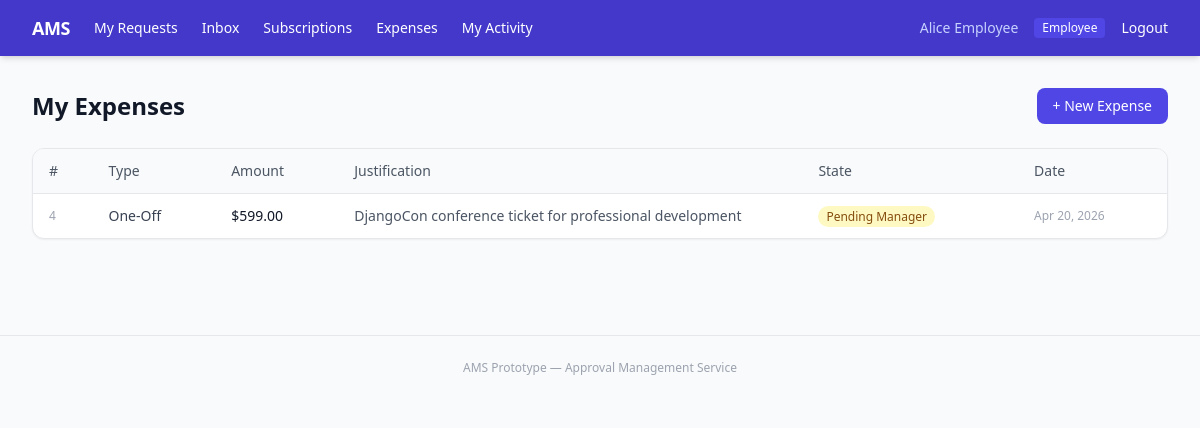
Before: /expenses/ (signed in) with the older database file.
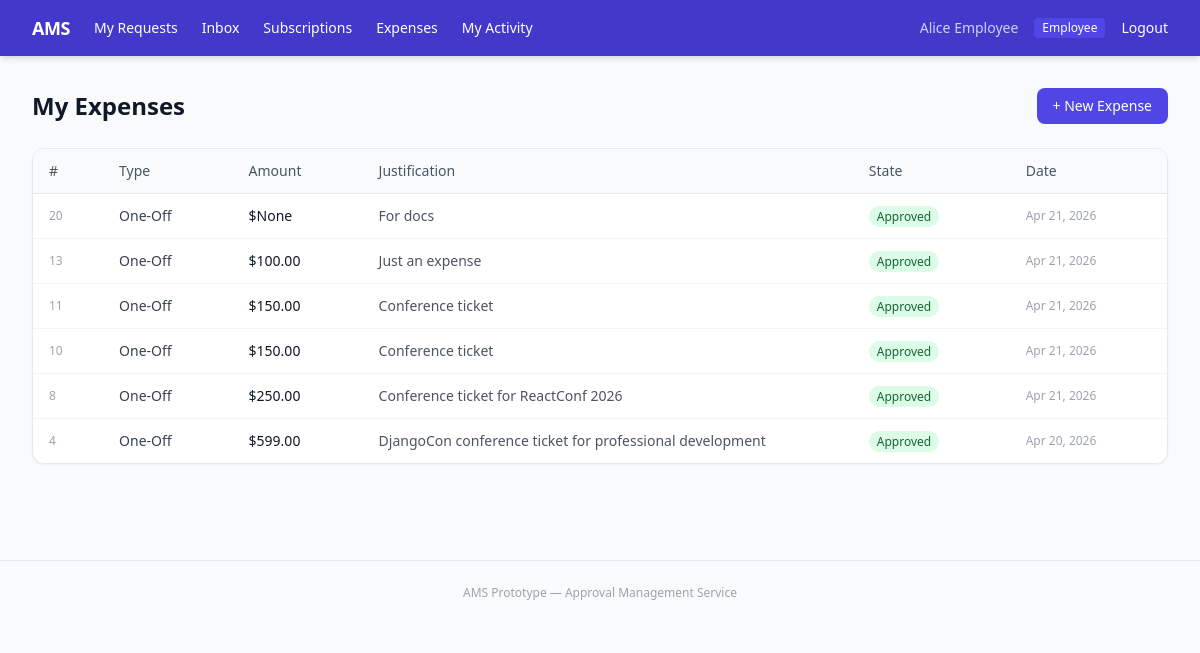
After: the same page with the newer database file.
### accounts/models.py (models this page shows, shortened)
class CustomUser(AbstractUser):
    role = models.CharField(
        max_length=20,
        choices=Role.choices,
        default=Role.EMPLOYEE,
    )
    reports_to = models.ForeignKey(
        'self',
        null=True,
        blank=True,
        on_delete=models.SET_NULL,
        related_name='reports',
    )
    offboarded_at = models.DateTimeField(null=True, blank=True)
    @property
    def display_name(self):
        return self.get_full_name() or self.email

### approvals/models.py (models this page shows, shortened)
class ApprovalRequest(models.Model):
    request_type = models.CharField(max_length=20, choices=RequestType.choices)
    request_category = models.CharField(
        max_length=20, choices=RequestCategory.choices, blank=True, default=''
    )
    submitted_by = models.ForeignKey(
        CustomUser, on_delete=models.PROTECT, related_name='submitted_requests'
    )
    current_approver = models.ForeignKey(
        CustomUser,
        null=True,
        blank=True,
        on_delete=models.SET_NULL,
        related_name='pending_approvals',
    )
    state = FSMField(default=STATE_PENDING_MANAGER, protected=True)
    service_name = models.CharField(max_length=200, blank=True)
    vendor = models.CharField(max_length=200, blank=True)
    cost = models.DecimalField(max_digits=10, decimal_places=2, null=True, blank=True)
    billing_period = models.CharField(
        max_length=20, choices=BillingPeriod.choices, blank=True
    )
    justification = models.TextField(blank=True)
    expires_on = models.DateField(null=True, blank=True)
    expense_type = models.CharField(
        max_length=20, choices=ExpenseType.choices, blank=True
    )
    amount_type = models.CharField(
        max_length=20, choices=AmountType.choices, blank=True
    )
    receipt = models.FileField(upload_to='receipts/', null=True, blank=True)
    vendor_account_id = models.CharField(max_length=200, blank=True)
    billing_start = models.DateField(null=True, blank=True)
    manager_comment = models.TextField(blank=True)
    finance_comment = models.TextField(blank=True)
    rejection_reason = models.TextField(blank=True)
    created_at = models.DateTimeField(auto_now_add=True)
    updated_at = models.DateTimeField(auto_now=True)
    class Meta:
        ordering = ['-created_at']
    @property
    def state_badge_color(self):
        return STATE_BADGE_COLORS.get(self.state, 'bg-gray-100 text-gray-800')
    @property
    def state_display(self):
        return self.state.replace('_', ' ').title()

### expenses/views.py (the view)
# urls.py: path('', views.expense_list, name='expense_list'),
@login_required
def expense_list(request):
    expenses = ApprovalRequest.objects.filter(
        submitted_by=request.user,
        request_type=RequestType.MISC_EXPENSE,
    ).order_by('-created_at')
    return render(request, 'expenses/expense_list.html', {'expenses': expenses})

### templates/expenses/expense_list.html (shortened to what this page needs)
{% extends "base.html" %}
{% block content %}
<div class="mb-6 flex items-center justify-between">
    <h1 class="text-2xl font-bold text-gray-900">My Expenses</h1>
    <a href="{% url 'expenses:expense_new' %}" class="px-4 py-2 bg-indigo-600 hover:bg-indigo-700 text-white text-sm font-medium rounded-lg transition">
        + New Expense
    </a>
</div>
{% if expenses %}
<div class="bg-white rounded-xl shadow-sm border border-gray-200 overflow-hidden">
    <table class="w-full text-sm">
        <thead class="bg-gray-50 border-b border-gray-200">
            <tr>
                <th class="px-4 py-3 text-left font-medium text-gray-600">#</th>
                <th class="px-4 py-3 text-left font-medium text-gray-600">Type</th>
                <th class="px-4 py-3 text-left font-medium text-gray-600">Amount</th>
                <th class="px-4 py-3 text-left font-medium text-gray-600">Justification</th>
                <th class="px-4 py-3 text-left font-medium text-gray-600">State</th>
                <th class="px-4 py-3 text-left font-medium text-gray-600">Date</th>
            </tr>
        </thead>
        <tbody class="divide-y divide-gray-100">
            {% for req in expenses %}
            <tr class="hover:bg-gray-50">
                <td class="px-4 py-3 text-gray-400 text-xs">{{ req.id }}</td>
                <td class="px-4 py-3 text-gray-700">{{ req.get_expense_type_display }}</td>
                <td class="px-4 py-3 font-medium text-gray-900">${{ req.cost }}</td>
                <td class="px-4 py-3 text-gray-600 max-w-xs truncate">{{ req.justification }}</td>
                <td class="px-4 py-3">
                    <span class="px-2 py-0.5 rounded-full text-xs font-medium {{ req.state_badge_color }}">
                        {{ req.state_display }}
                    </span>
                </td>
                <td class="px-4 py-3 text-gray-400 text-xs">{{ req.created_at|date:"M d, Y" }}</td>
            </tr>
            {% endfor %}
        </tbody>
    </table>
</div>
{% else %}
<div class="text-center py-16 text-gray-400">
    <p class="text-lg font-medium text-gray-500">No expense requests yet.</p>
    <a href="{% url 'expenses:expense_new' %}" class="mt-4 inline-block text-indigo-600 hover:underline text-sm">Submit an expense →</a>
</div>
{% endif %}
{% endblock %}

### templates/base.html (shortened to what this page needs)
<!DOCTYPE html>
<html lang="en">
<head>
    <script src="https://cdn.tailwindcss.com"></script>
</head>
<body class="bg-gray-50 min-h-screen">
    {% if user.is_authenticated %}
    <nav class="bg-indigo-700 text-white shadow-md">
        <div class="max-w-7xl mx-auto px-4 sm:px-6 lg:px-8">
            <div class="flex items-center justify-between h-14">
                <div class="flex items-center gap-6">
                    <a href="/" class="font-bold text-lg tracking-tight">AMS</a>
                    <a href="{% url 'approvals:my_requests' %}" class="text-sm hover:text-indigo-200 transition">My Requests</a>
                    <a href="{% url 'approvals:inbox' %}" class="text-sm hover:text-indigo-200 transition">
                        Inbox
                    </a>
                    <a href="{% url 'subscriptions:dashboard' %}" class="text-sm hover:text-indigo-200 transition">Subscriptions</a>
                    <a href="{% url 'expenses:expense_list' %}" class="text-sm hover:text-indigo-200 transition">Expenses</a>
                    <a href="{% url 'audit:my_audit_log' %}" class="text-sm hover:text-indigo-200 transition">My Activity</a>
                </div>
                <div class="flex items-center gap-4 text-sm">
                    <span class="text-indigo-200">{{ user.display_name }}</span>
                    <span class="bg-indigo-600 px-2 py-0.5 rounded text-xs">{{ user.get_role_display }}</span>
                    <a href="{% url 'account_logout' %}" class="hover:text-indigo-200 transition">Logout</a>
                </div>
            </div>
        </div>
    </nav>
    {% endif %}
    <main class="max-w-7xl mx-auto px-4 sm:px-6 lg:px-8 py-8">
        {% block content %}{% endblock %}
    </main>
    <footer class="mt-16 border-t border-gray-200 py-6 text-center text-xs text-gray-400">
        AMS Prototype — Approval Management Service
    </footer>
</body>
</html>

Changed rows visible on the page:
added ApprovalRequest: id "20", expense_type "One-Off", cost "None", justification "For docs", state_display "Approved", created_at "Apr 21, 2026"
added ApprovalRequest: id "13", expense_type "One-Off", cost "100.00", justification "Just an expense", state_display "Approved", created_at "Apr 21, 2026"
added ApprovalRequest: id "11", expense_type "One-Off", cost "150.00", justification "Conference ticket", state_display "Approved", created_at "Apr 21, 2026"
added ApprovalRequest: id "10", expense_type "One-Off", cost "150.00", justification "Conference ticket", state_display "Approved", created_at "Apr 21, 2026"
added ApprovalRequest: id "8", expense_type "One-Off", cost "250.00", justification "Conference ticket for ReactConf 2026", state_display "Approved", created_at "Apr 21, 2026"
changed ApprovalRequest "DjangoCon conference ticket for professional development": state "pending_manager" → "approved" (drawn); state_display "Pending Manager" → "Approved"
